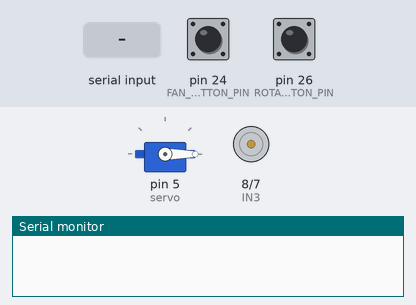
Bench run of a sketch on a simulated Arduino Mega 2560, built with avr-gcc and run on an emulated ATmega2560. On the bench: servo, motor-driver pin pairs drawn as motors (green arrow = first pin HIGH = forward, orange = second pin HIGH = backward, longer = more drive, scaled by the enable pin), the last lines printed to the serial monitor. The inputs (shaded band) are chosen by the test bench; at power-on: pin 26 (ROTATION_BUTTON_PIN) LOW, pin 24 (FAN_BUTTON_PIN) LOW.

Above: at 1.2 s.
1.3 s: "f90\n" received over the second serial link
2.8 s: pin 26 (ROTATION_BUTTON_PIN) pulled HIGH for 3.2 s
At 6.8 s:
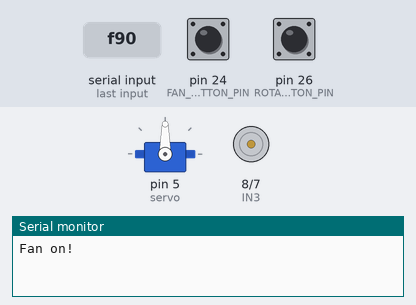
7.5 s: pin 26 (ROTATION_BUTTON_PIN) pulled HIGH for 0.15 s
At 8.1 s:
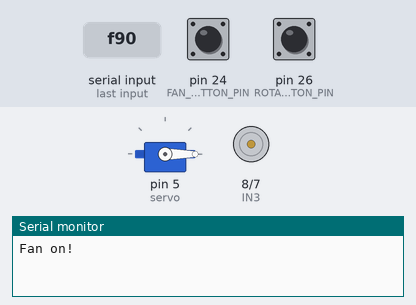
Timing chart, 0 to 10.5 s (numbered marks = the images above; inputs shaded):
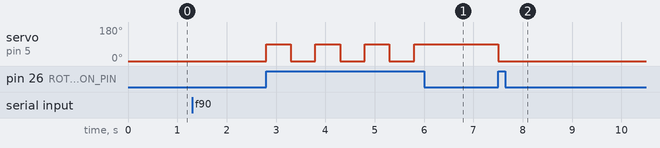

The sketch:

hw6_2_2.ino
```cpp
#include <SoftwareSerial.h>
#include <Servo.h>

#define ENB 6
#define IN4 7
#define IN3 8
#define POWER_BUTTON_PIN 22
#define FAN_BUTTON_PIN 24
#define ROTATION_BUTTON_PIN 26

SoftwareSerial bluetooth(10, 11); // RX, TX
Servo servo; // Servo object

bool fanOn = false;
int fanPowerLevel = 0;
bool rotationOn = false;

void setup() {
  pinMode(IN4, OUTPUT);
  pinMode(IN3, OUTPUT);
  pinMode(ENB, OUTPUT);
  pinMode(POWER_BUTTON_PIN, INPUT);
  pinMode(FAN_BUTTON_PIN, INPUT);
  pinMode(ROTATION_BUTTON_PIN, INPUT);
  servo.attach(5); // Attach servo motor to pin 5
  bluetooth.begin(9600);
  Serial.begin(9600);
  // Initialize the fan and rotation states
  updateFanState();
  updateRotationState();
}

void dcMotor() {
  int fanButtonState = digitalRead(FAN_BUTTON_PIN);
  if (fanButtonState == HIGH) {
    fanOn = !fanOn; // Toggle fan state
    updateFanState();
    delay(500); // Debounce delay
  }
}

void servoMotor() {
  int rotationButtonState = digitalRead(ROTATION_BUTTON_PIN);
  if (rotationButtonState == HIGH && fanOn) {
    rotationOn = !rotationOn; // Toggle rotation state
    updateRotationState();
    delay(500); // Debounce delay
  }
}

void updateFanState() {
  if (fanOn) {
    analogWrite(ENB, fanPowerLevel); // Set fan speed to maximum
    digitalWrite(IN4, fanOn);
    digitalWrite(IN3, !fanOn);
  } else {
    analogWrite(ENB, 0); // Turn off the fan
  }
}

void updateRotationState() {
  if (rotationOn) {
    servo.write(90); // Set servo angle to 90 degrees
  } else {
    servo.write(0); // Set servo angle to 0 degrees
  }
}

void loop() {
  // Check for incoming Bluetooth commands
  if (bluetooth.available()) {
    char command = bluetooth.read();
    if (command == 'f') {
      Serial.println("Fan on!");
      fanOn = !fanOn; // Toggle fan state
      updateFanState();
    } else if (command == 'p') {
      // Adjust fan power level based on command value
      Serial.println("You can power control!");
      if (bluetooth.available()) {
        char powerLevel = bluetooth.read();
        Serial.println(powerLevel);
        if (powerLevel >= '1' && powerLevel <= '4') {
          fanPowerLevel = map(powerLevel - '0', 1, 4, 64, 255); // Convert power level to PWM value
          updateFanState();
        }
      }
    } else if (command == 'r') {
      Serial.println("You can rotation control!");
      rotationOn = !rotationOn; // Toggle rotation state
      updateRotationState();
    }
  }

  // Check the state of physical buttons
  dcMotor();
  servoMotor();
}
```

Measured:
- after the input at 2.8 s, servo on pin 5 (servo): alternates 90° for 0.50 s and 0° for 0.50 s, 7 changes in all, then stays 90°, starting at once
- after the input at 7.5 s, servo on pin 5 (servo): 90° → 0° at once
